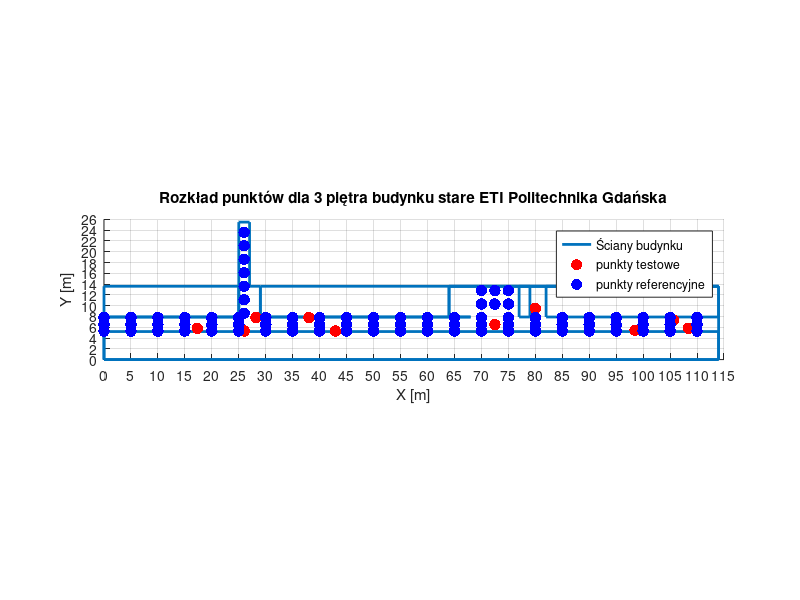

Source code (MATLAB):

% Współrzędne ścian (poziomych)
walls = [
    0, 0.1;
    5.2, 5.3;
    7.9, 8.0;
];
hold on
% Przykładowe punkty (możesz zmienić na swoje)
x = [0 0 114 114 0 0 25 25 0 0 25 25 27 27 29 29 68 29 29 79 77 77 79 79 82 82 114 114 82 114 64 64 64 114 114 0];
y = [0 5.2 5.2 0 0 7.9 7.9 13.6 13.6 7.9 7.9 25.5 25.5 13.6 13.6 7.9 7.9 7.9 13.6 13.6 13.6 7.9 7.9 13.6 13.6 7.9 7.9 13.6 13.6 13.6 13.6 7.9 13.6 13.6 0 0];

% Domknięcie kształtu (jeśli chcesz zamknąć go w pętlę)
x(end+1) = x(1);
y(end+1) = y(1);
corridor_length = 115
corridor_width = 26
% Rysowanie
plot(x, y, 'LineWidth', 2);
grid on;
axis equal;
title('Łączenie punktów w kształt');
xlabel('X');
ylabel('Y');
%test point poziom1
x_tp = [17.3,26,38,28.2,42.9,72.5,80,98.5,105.6,108.4]
y_tp = [5.8,5.3,7.8,7.8,5.3,6.5,9.5,5.45,7.35,5.8]
plot(x_tp, y_tp, 'r.','MarkerSize', 25);
%
% Parametry rozmieszczenia RP
x_step = 5;
y_step = 1.3;
x_rp = 0:x_step:114;
y_rp = [5.3,6.5,7.8]

% Tworzenie siatki punktów RP
[X_rp, Y_rp] = meshgrid(x_rp, y_rp);

% Rysowanie RP
x_rp1=[26,26,26,26,26,26,26,70,70,72.5,72.5,75,75]
y_rp2= [8.6,11.1,13.6,16.1,18.6,21.1,23.6,10.3,12.8,10.3,12.8,10.3,12.8]
plot(X_rp, Y_rp, 'b.', 'MarkerSize', 25);
plot(x_rp1,y_rp2,'b.', 'MarkerSize', 25);



% Styl wykresu
axis equal;
xlim([0 corridor_length]);
ylim([0 corridor_width]);
xlabel('X [m]');
ylabel('Y [m]');
title('Rozkład punktów dla 3 piętra budynku stare ETI Politechnika Gdańska');
grid on;
legend('Ściany budynku', 'punkty testowe','punkty referencyjne')
xticks(0:5:115)
yticks(0:2:28)
set(gca, 'Position', [0.01 0.1 0.98 0.8]);  % [x y width height]